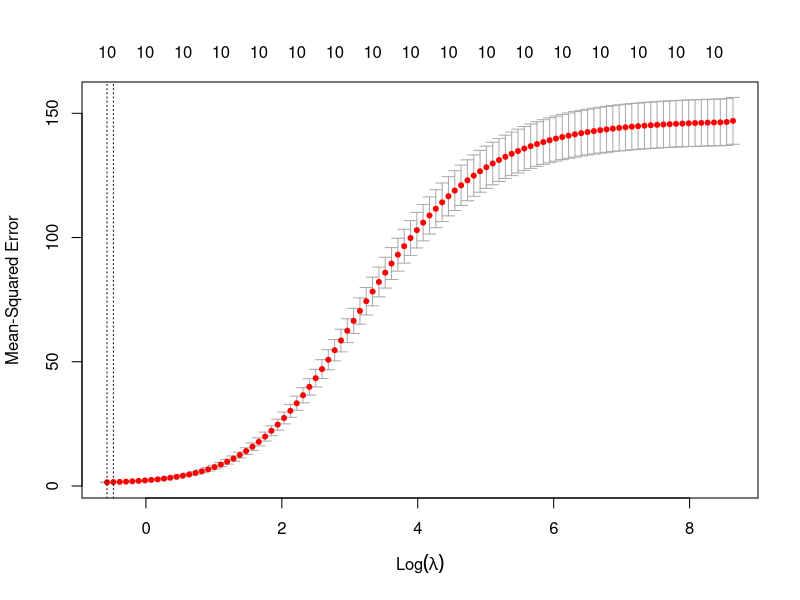
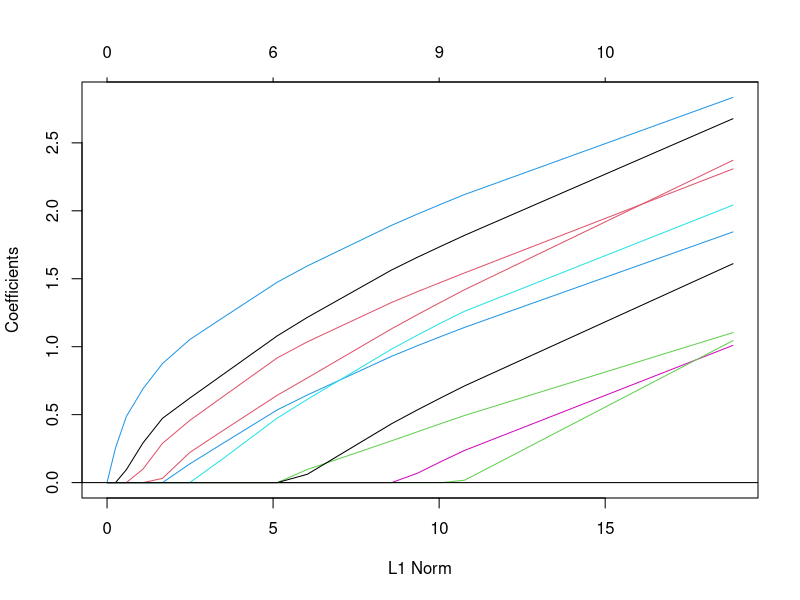
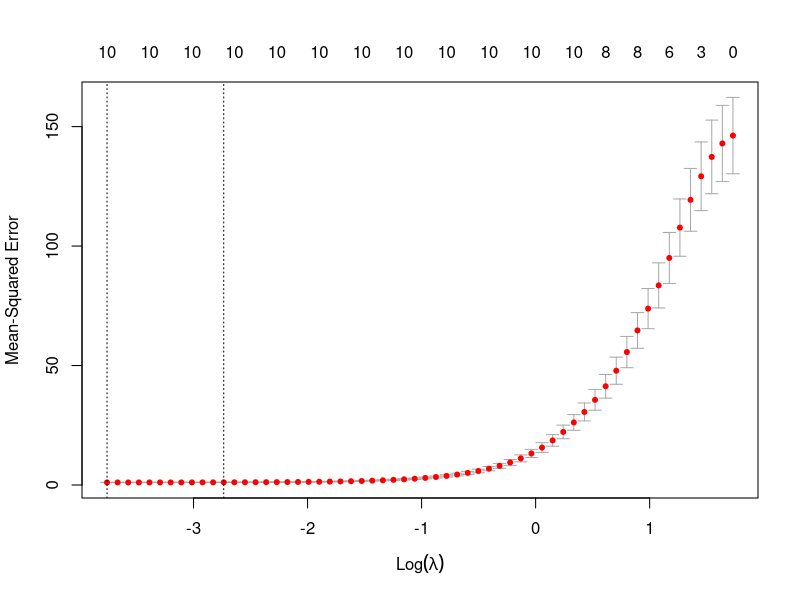

These figures' R source, in order:
# Generate data set
set.seed(8394756)
Epsilon<-rnorm(500,0,1)
X<-rnorm(500*500,0,2)
dim(X)<-c(500,500)
colnames(X)<-paste0("X",1:500)
slopesSet<-runif(500,1,3)
Y<-sapply(2:500,function(z) 1+X[,1:z]%*%slopesSet[1:z]+Epsilon)

# Get linear model with 10 predictors
m10<-lm(Y~.,data=data.frame(Y=Y[,9],X[,1:10]))
suppressWarnings(library('glmnet'))
# Ridge regression with 10 predictors
ridge10=glmnet(x=X[,1:10], y = Y[,9], alpha = 0, nlambda = 200, lambda.min.ratio=.0001, standardize = F)
set.seed(1)
# Separate dataset to the training set and test set with 1:1 ratio
train = sample(1:nrow(X[,1:10]), nrow(X[,1:10])/2)
test = (-train)
y.test = Y[test, 9]
set.seed(5)
# Perform cross-validation on the training set and pick the best lambda
cv.out = cv.glmnet(x = X[train, 1:10], Y[train, 9], alpha = 0)
plot(cv.out)
bestlam = cv.out$lambda.min
# Use the best lambda to predict for the test set
ridge.pred=predict(ridge10,s=bestlam,newx=X[test,1:10]) 
# Calculate the mean squared error
(ridge.MSE<-mean((ridge.pred-y.test)^2))

# Compare with least squares linear model
train.m10 = lm(Y~., data=data.frame(Y = Y[train, 9], X[train, 1:10]))
lm.pred = predict(train.m10, newdata = as.data.frame(X[test, 1:10]))
(lm.MSE = mean((lm.pred - y.test)^2))

# Fit lasso regression
lasso10=glmnet(x=data.matrix(X[train,1:10]),y=Y[train,9],alpha=1,nlambda=100,lambda.min.ratio=.0001)
plot(lasso10)
abline(h=0)
set.seed(1)
cv.out=cv.glmnet(x=X[train,1:10],y=Y[train,9],alpha=1)
plot(cv.out)
(bestlam =cv.out$lambda.min)
lasso.pred=predict(lasso10,s=bestlam,newx=X[test,1:10])
(lasso.MSE<-mean((lasso.pred -y.test)^2) )

# Fit the entire data and compare the coefficients
out=glmnet(x=X[,1:10],y=Y[,9],alpha=1,nlambda=100,lambda.min.ratio=.0001)
lasso.coef=predict(out,type="coefficients",s=bestlam)
print(cbind(Lasso=lasso.coef,Lm=as.vector(m10$coefficients),Actual=c(1,slopesSet[1:10])))